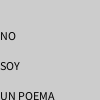
Frame 1 (no input)
Frame 60 (the mouse pressed at the canvas centre just before this capture): identical to frame 1, image omitted
Frame 120 (the mouse held since frame 60 and released just before this capture): identical to frame 1, image omitted

The Processing sketch that drew this single still picture (run headless with seeded random() and noise(); from frame 60 on, the mouse is pressed at the canvas centre):

// Processing sketch: ejercicio1
// ── ejercicio1.pde
void setup(){
  size(100,100);
  fill(0);
  text("NO", 0, 40);
  text("SOY", 0, 70);
  text("UN POEMA", 0, 100);
}
void draw(){
}
